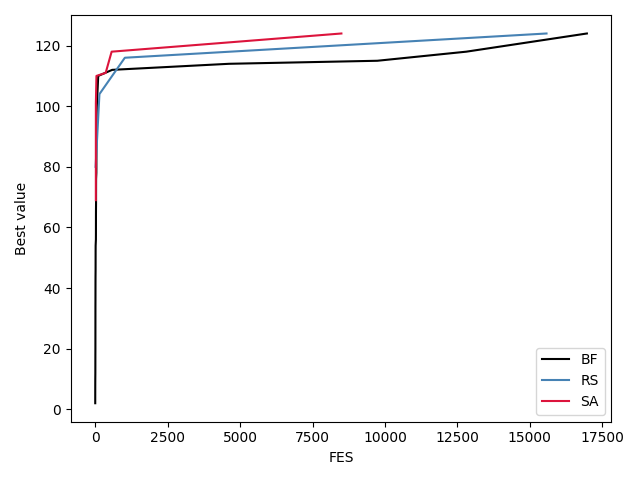

Generate this figure with Python:
﻿import subprocess, sys, os
import pandas as pd
import matplotlib.pyplot as plt

exe_dir = os.path.abspath(os.path.join("..", "KnapsackSolver", "bin", "Debug", "net8.0"))
exe     = os.path.join(exe_dir, "KnapsackSolver.exe")

if not os.path.exists(exe):
    print("❌ C# exe nenalezeno:", exe)
    sys.exit(1)

print("▶ Spouštím C# solver…\n")
res = subprocess.run([exe], cwd=exe_dir, capture_output=True, text=True)

if res.returncode != 0:
    print("❌ C# skončil chybou:\n", res.stderr)
    sys.exit(res.returncode)

print(f"✔ C# běh dokončen, CSV vytvořena v: {exe_dir}\n")
for lbl, color in [("bf","black"), ("rs","steelblue"), ("sa","crimson")]:
    path = os.path.join(exe_dir, f"{lbl}.csv")
    if not os.path.exists(path):
        print(f"⚠ CSV chybí: {path}")
        continue
    df = pd.read_csv(path, names=["FES","BEST"])
    plt.plot(df.FES, df.BEST, label=lbl.upper(), color=color)

plt.xlabel("FES")
plt.ylabel("Best value")
plt.legend()
plt.tight_layout()

out_png = os.path.abspath("convergence.png")
plt.savefig(out_png)

print(f"✔ Graf uložen jako {out_png}\n")
plt.show()